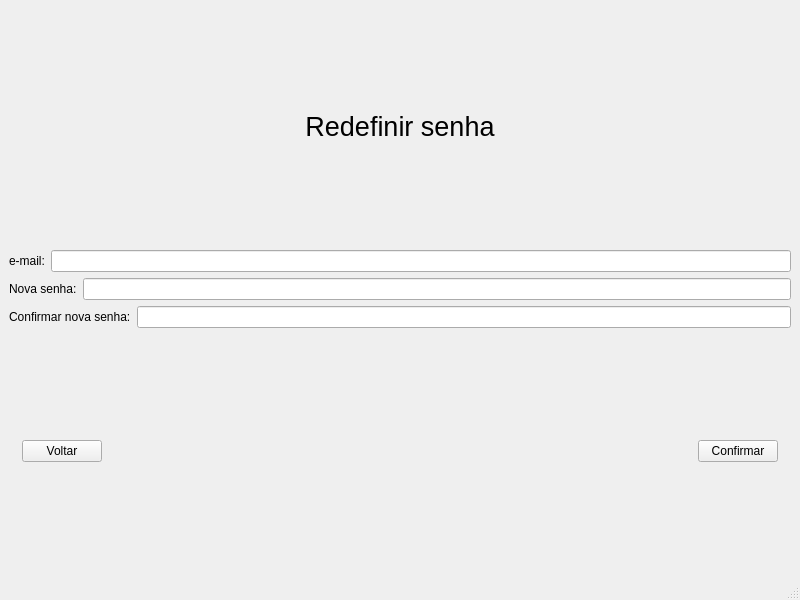
<?xml version="1.0" encoding="UTF-8"?>
<ui version="4.0">
 <class>MainWindow</class>
 <widget class="QMainWindow" name="MainWindow">
  <property name="geometry">
   <rect>
    <x>0</x>
    <y>0</y>
    <width>800</width>
    <height>600</height>
   </rect>
  </property>
  <property name="windowTitle">
   <string>MainWindow</string>
  </property>
  <widget class="QWidget" name="centralwidget">
   <layout class="QVBoxLayout" name="verticalLayout">
    <item>
     <widget class="QLabel" name="label">
      <property name="font">
       <font>
        <pointsize>20</pointsize>
       </font>
      </property>
      <property name="text">
       <string>Redefinir senha</string>
      </property>
      <property name="alignment">
       <set>Qt::AlignCenter</set>
      </property>
     </widget>
    </item>
    <item>
     <layout class="QHBoxLayout" name="horizontalLayout_5">
      <item>
       <widget class="QLabel" name="label_8">
        <property name="text">
         <string>e-mail:</string>
        </property>
       </widget>
      </item>
      <item>
       <widget class="QLineEdit" name="lineEditEmail"/>
      </item>
     </layout>
    </item>
    <item>
     <layout class="QHBoxLayout" name="horizontalLayout_3">
      <item>
       <widget class="QLabel" name="label_2">
        <property name="text">
         <string>Nova senha:</string>
        </property>
       </widget>
      </item>
      <item>
       <widget class="QLineEdit" name="lineEditnsenha"/>
      </item>
     </layout>
    </item>
    <item>
     <layout class="QHBoxLayout" name="horizontalLayout_4">
      <item>
       <widget class="QLabel" name="label_3">
        <property name="text">
         <string>Confirmar nova senha:</string>
        </property>
       </widget>
      </item>
      <item>
       <widget class="QLineEdit" name="lineEditcnsenha"/>
      </item>
     </layout>
    </item>
    <item>
     <layout class="QHBoxLayout" name="horizontalLayout">
      <item>
       <layout class="QHBoxLayout" name="horizontalLayout_2">
        <item>
         <widget class="QLabel" name="label_6">
          <property name="text">
           <string/>
          </property>
         </widget>
        </item>
        <item>
         <widget class="QPushButton" name="btn_voltar">
          <property name="text">
           <string>Voltar</string>
          </property>
         </widget>
        </item>
        <item>
         <widget class="QLabel" name="label_7">
          <property name="text">
           <string/>
          </property>
         </widget>
        </item>
       </layout>
      </item>
      <item>
       <widget class="QLabel" name="label_4">
        <property name="text">
         <string/>
        </property>
       </widget>
      </item>
      <item>
       <spacer name="horizontalSpacer">
        <property name="orientation">
         <enum>Qt::Horizontal</enum>
        </property>
        <property name="sizeHint" stdset="0">
         <size>
          <width>40</width>
          <height>20</height>
         </size>
        </property>
       </spacer>
      </item>
      <item>
       <widget class="QPushButton" name="btn_confirmar">
        <property name="text">
         <string>Confirmar</string>
        </property>
       </widget>
      </item>
      <item>
       <widget class="QLabel" name="label_5">
        <property name="text">
         <string/>
        </property>
       </widget>
      </item>
     </layout>
    </item>
   </layout>
  </widget>
  <widget class="QMenuBar" name="menubar">
   <property name="geometry">
    <rect>
     <x>0</x>
     <y>0</y>
     <width>800</width>
     <height>26</height>
    </rect>
   </property>
  </widget>
  <widget class="QStatusBar" name="statusbar"/>
 </widget>
 <resources/>
 <connections/>
</ui>
